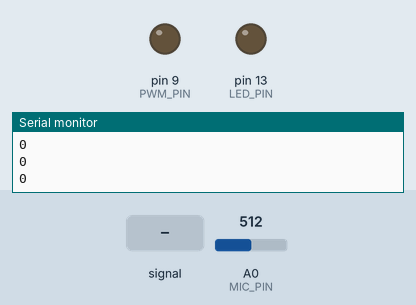
Simulated run of this sketch. Board: Arduino Uno, built with avr-gcc and run on an emulated ATmega328P. Shown: output pins drawn as LEDs (lit = HIGH), the last lines printed to the serial monitor. Dashed ring = blinking. The inputs (shaded band) are chosen by the test bench; at power-on: A0 (MIC_PIN) = 512.

Above: at 1.2 s.
1.3 s: A0 (MIC_PIN) fed a 200 Hz sine of ±81 counts around its level
At 1.46 s:
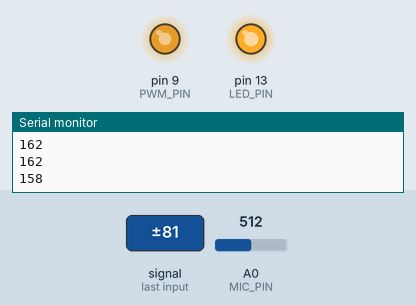
4.3 s: A0 (MIC_PIN) fed a 2 Hz sine of ±306 counts around its level
At 4.77 s:
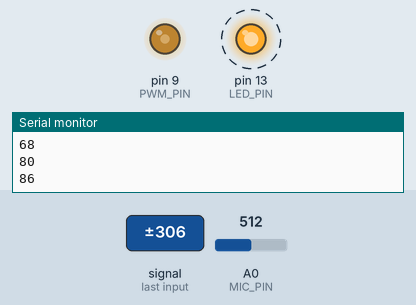
7.3 s: A0 (MIC_PIN) set to 716
At 8.1 s:
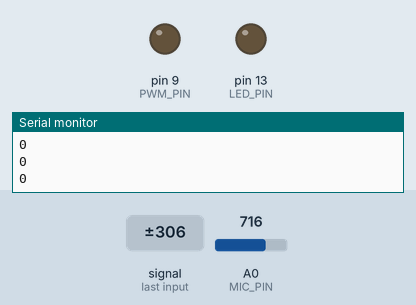
8.8 s: A0 (MIC_PIN) fed a 2 Hz sine of ±306 counts around its level
At 10.28 s:
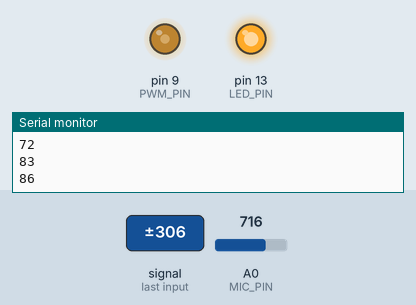
11.8 s: A0 (MIC_PIN) set to 900
13.3 s: A0 (MIC_PIN) set to 1023
At 14.7 s:
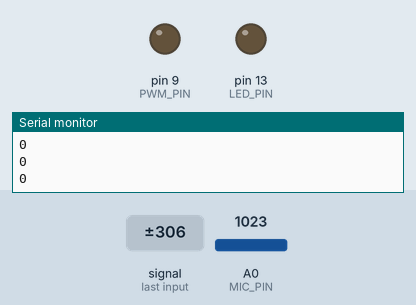
Timing chart, 0 to 15.8 s (numbered marks = the images above; inputs shaded):
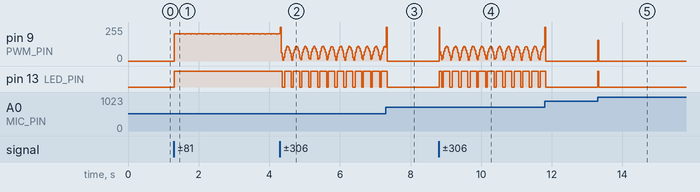

The sketch:

sketch_jul9a.ino
```cpp
/*
 * Audio-Reactive LED
 *
 * Hardware:
 *   - Electret microphone module (MAX4466 / KY-037 / MAX9814)
 *     VCC → 5V (or 3.3V if module is 3.3V-only)
 *     GND → GND
 *     OUT → A0
 *
 *   - (Optional) External LED + 220Ω resistor on pin 9 for PWM brightness
 *     Or use the built-in LED on pin 13 (digital on/off only)
 *
 * Reads audio amplitude from the mic, then lights the LED in sync with the beat.
 */

#define MIC_PIN    A0       // Microphone analog input
#define LED_PIN    13       // Built-in LED (digital on/off)
#define PWM_PIN    9        // Optional: external LED on pin 9 for brightness

#define SAMPLES    64       // Samples per reading cycle
#define THRESHOLD  30       // Sensitivity — lower = more reactive

void setup() {
  pinMode(LED_PIN, OUTPUT);
  pinMode(PWM_PIN, OUTPUT);
  Serial.begin(9600);       // Optional: view readings in Serial Monitor
}

void loop() {
  // --- Sample the microphone ---
  int maxVal = 0;
  int minVal = 1023;

  for (int i = 0; i < SAMPLES; i++) {
    int val = analogRead(MIC_PIN);
    if (val > maxVal) maxVal = val;
    if (val < minVal) minVal = val;
    delayMicroseconds(250);  // ~4 kHz sample rate
  }

  // --- Calculate amplitude (peak-to-peak) ---
  int amplitude = maxVal - minVal;
  Serial.println(amplitude); // View in Serial Plotter (Tools → Serial Plotter)

  // --- Built-in LED: on/off based on threshold ---
  if (amplitude > THRESHOLD) {
    digitalWrite(LED_PIN, HIGH);
  } else {
    digitalWrite(LED_PIN, LOW);
  }

  // --- External PWM LED: brightness follows amplitude ---
  // Map amplitude (0-1023) to PWM brightness (0-255)
  int brightness = map(amplitude, 0, 200, 0, 255);
  brightness = constrain(brightness, 0, 255);
  analogWrite(PWM_PIN, brightness);
}
```

Measured:
- after the input at 1.3 s, pin 9 (PWM_PIN): 0/255 → 204/255 at once, then moves between 201/255 and 206/255, repeating every 1.1 s; pin 13 (LED_PIN): LOW → HIGH at once
- after the input at 4.3 s, pin 13 (LED_PIN): alternates HIGH for 0.18 s and LOW for 0.05 s, starting after 0.06 s
- after the input at 7.3 s, pin 13 (LED_PIN): goes on until 7.3 s, then stays LOW
- after the input at 8.8 s, pin 13 (LED_PIN): LOW → HIGH at once, then repeats every 0.23 s: LOW 0.05 s, HIGH 0.18 s
- after the input at 13.3 s, pin 9 (PWM_PIN): 0/255 → 156/255 at once, → 0/255 0.02 s later; pin 13 (LED_PIN): LOW → HIGH at once, → LOW 0.02 s later
